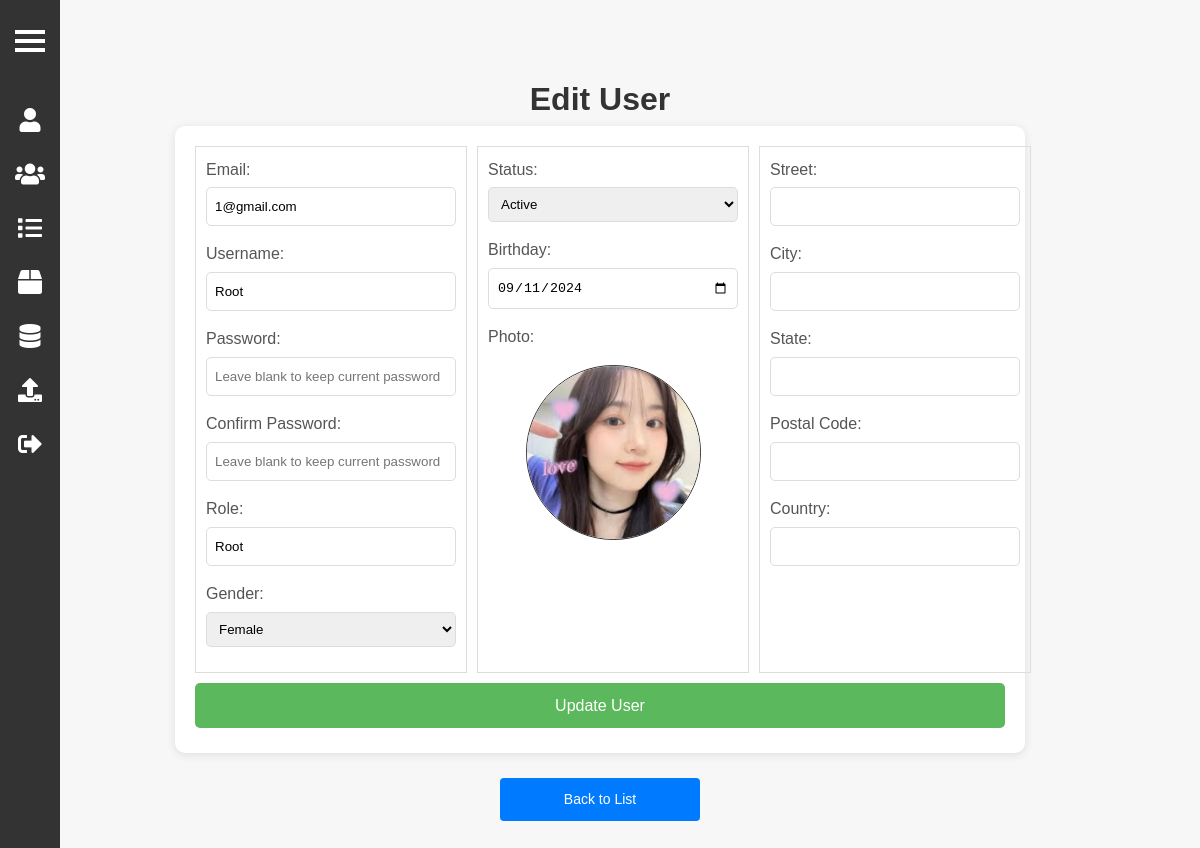
Screenshot of /admin/editUser.php?user_id=U0001 (signed in) with the database file from the repository.
### tables this page shows
CREATE TABLE `user` (
  `user_id` varchar(5) NOT NULL,
  `name` varchar(100) NOT NULL,
  `email` varchar(100) NOT NULL,
  `password` varchar(100) NOT NULL,
  `gender` varchar(10) NOT NULL,
  `birthday` date NOT NULL,
  `photo` varchar(100) NOT NULL,
  `role` varchar(100) NOT NULL,
  `status` varchar(20) NOT NULL,
  `failed_attempts` int(11) DEFAULT 0,
  `last_failed_attempt` datetime DEFAULT NULL,
  `banned_until` datetime DEFAULT NULL,
  `last_login_time` datetime DEFAULT NULL,
  `login_count` int(11) DEFAULT 0,
  `last_login_event_time` datetime DEFAULT NULL,
  `deactivated_at` datetime DEFAULT NULL,
  `remember_token` varchar(64) DEFAULT NULL,
  `remember_token_expiry` datetime DEFAULT NULL,
  PRIMARY KEY (`user_id`),
  UNIQUE KEY `email` (`email`)
);

### _base.php (called while the page is built, shortened)
<?php
$_user = $_SESSION['user'] ?? null;

### admin/editUser.php (the view, shortened to what this page needs)
<?php
include '../_base.php';
include '../_head.php';
include 'sidebar.php';
$user_id = $_GET['user_id'];
$stm = $_db->prepare('SELECT * FROM user WHERE user_id = ?');
$stm->execute([$user_id]);
$user = $stm->fetch(PDO::FETCH_OBJ);
$stm = $_db->prepare('SELECT * FROM address WHERE user_id = ?');
$stm->execute([$user_id]);
$address = $stm->fetch(PDO::FETCH_OBJ);
$current_role = $_user->role;
$current_user_id = $_user->user_id;
?>
<!DOCTYPE html>
<html lang="en">
<head>
    <link rel="stylesheet" href="../css/profile.css">
</head>
<body>
    <h1>Edit User</h1>
    <form method="post" enctype="multipart/form-data" class="form">
        <div class="form-container">
            <div class="form-left">
                <div class="form-group">
                    <label for="email">Email:</label>
                    <input type="email" name="email" id="email" value="<?= htmlspecialchars($user->email) ?>" required maxlength="100">
                </div>
                <div class="form-group">
                    <label for="name">Username:</label>
                    <input type="text" name="name" id="name" value="<?= htmlspecialchars($user->name) ?>" required maxlength="100">
                </div>
                <div class="form-group">
                    <label for="password">Password:</label>
                    <input type="password" name="password" id="password" maxlength="100" placeholder="Leave blank to keep current password">
                </div>
                <div class="form-group">
                    <label for="confirm">Confirm Password:</label>
                    <input type="password" name="confirm" id="confirm" maxlength="100" placeholder="Leave blank to keep current password">
                </div>
                <div class="form-group">
                    <?php if ($current_role == 'Root' && $user_id == $current_user_id): ?>
                        <label for="role">Role:</label>
                        <input type="text" name="role" id="role" value="<?= htmlspecialchars($user->role) ?>" readonly>
                    <?php elseif ($current_role == 'Admin'): ?>
                        <label for="role">Role:</label>
                        <input type="text" name="role" id="role" value="<?= htmlspecialchars($user->role) ?>" readonly>
                    <?php endif; ?>
                </div>
                <div class="form-group">
                    <label for="gender">Gender:</label>
                    <select name="gender" id="gender">
                        <option value="Female" <?= $user->gender == 'Female' ? 'selected' : '' ?>>Female</option>
                    </select>
                </div>
            </div>
            <div class="form-middle">
                <div class="form-group">
                    <label for="status">Status:</label>
                    <select name="status" id="status">
                        <option value="Active" <?= $user->status == 'Active' ? 'selected' : '' ?>>Active</option>
                    </select>
                </div>
                <div class="form-group">
                    <label for="birthday">Birthday:</label>
                    <input type="date" name="birthday" id="birthday" value="<?= htmlspecialchars($user->birthday) ?>" required>
                </div>
                <label for="photo">Photo:</label>
                <div class="form-group upload">
                    <label class="upload">
                        <img src="../uploads/<?= htmlspecialchars($user->photo) ?>" alt="Profile Photo">
                    </label>
                </div>
            </div>
            <div class="form-right">
                <div class="form-group">
                    <label for="street">Street:</label>
                    <input type="text" name="street" id="street" value="<?= htmlspecialchars($address->street ?? '') ?>" maxlength="255">
                </div>
                <div class="form-group">
                    <label for="city">City:</label>
                    <input type="text" name="city" id="city" value="<?= htmlspecialchars($address->city ?? '') ?>" maxlength="100">
                </div>
                <div class="form-group">
                    <label for="state">State:</label>
                    <input type="text" name="state" id="state" value="<?= htmlspecialchars($address->state ?? '') ?>" maxlength="100">
                </div>
                <div class="form-group">
                    <label for="postal_code">Postal Code:</label>
                    <input type="text" name="postal_code" id="postal_code" value="<?= htmlspecialchars($address->postal_code ?? '') ?>" maxlength="20">
                </div>
                <div class="form-group">
                    <label for="country">Country:</label>
                    <input type="text" name="country" id="country" value="<?= htmlspecialchars($address->country ?? '') ?>" maxlength="100">
                </div>
            </div>
        </div>
        <div class="form-actions">
            <button type="submit">Update User</button>
        </div>
    </form>
    <div class="action-buttons">
        <a href="userList.php"><button type="button">Back to List</button></a>
    </div>
</body>
</html>

### css/image.css (style rules this page uses)
label.upload img { border: 1px solid #333; width: 175px; height: 175px; object-fit: cover; cursor: pointer; }

### css/adminHome.css (style rules this page uses)
* { margin: 0; padding: 0; box-sizing: border-box; line-height: 1.6; }

### css/profile.css (style rules this page uses)
body { font-family: Arial, sans-serif; background-color: #f7f7f7; display: flex; margin-top: 60px; flex-direction: column; justify-content: center; align-items: center; height: 100vh; }
h1 { color: #333; text-align: center; font-size: 2rem; }
.form { background-color: white; padding: 20px; border-radius: 10px; box-shadow: 0 2px 10px rgba(0, 0, 0, 0.1); width: 850px; }
.form-container { display: grid; grid-template-columns: 1fr 2fr 1fr; gap: 10px; }
.form-left, .form-middle, .form-right { padding: 10px; border: 1px solid #ddd; }
label { display: block; margin-bottom: 5px; color: #555; }
input[type="email"],input[type="text"], input[type="password"], input[type="date"], select { width: 250px; padding: 8px; margin-bottom: 15px; border: 1px solid #ddd; border-radius: 5px; box-sizing: border-box; }
button[type="submit"] { margin-top: 10px; margin-bottom: 5px; }
button[type="submit"], button[type="reset"] { width: 100%; padding: 10px; background-color: #5cb85c; color: white; border: none; border-radius: 5px; cursor: pointer; font-size: 1rem; }
a button { background-color: #0275d8; margin-top: 20px; padding: 10px; width: 100%; border-radius: 5px; font-size: 1rem; }
.upload { display: block; text-align: center; margin-bottom: 15px; }
.upload img { border: 1px solid #333; width: 200px; height: 200px; border-radius: 50%; object-fit: cover; margin-top: 10px; cursor: pointer; }
.action-buttons { text-align: center; margin: 20px 0; }
.action-buttons a button { background-color: #007bff; color: white; border: none; padding: 10px; text-align: center; display: inline-block; font-size: 14px; margin: 2px 1px; cursor: pointer; border-radius: 4px; width: 200px; margin: 5px; }

### rows the page displays
user: email "1@gmail.com", name "Root", role "Root", gender "Female", status "Active", birthday "09/11/2024", photo (picture)
